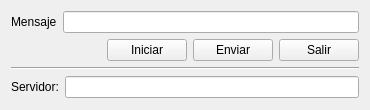
<?xml version="1.0" encoding="UTF-8"?>
<ui version="4.0">
 <class>Widget</class>
 <widget class="QWidget" name="Widget">
  <property name="geometry">
   <rect>
    <x>0</x>
    <y>0</y>
    <width>370</width>
    <height>110</height>
   </rect>
  </property>
  <property name="windowTitle">
   <string>Widget</string>
  </property>
  <layout class="QGridLayout" name="gridLayout">
   <item row="0" column="0">
    <layout class="QHBoxLayout" name="horizontalLayout_2">
     <item>
      <widget class="QLabel" name="label">
       <property name="text">
        <string>Mensaje</string>
       </property>
      </widget>
     </item>
     <item>
      <widget class="QLineEdit" name="msj_lineEdit"/>
     </item>
    </layout>
   </item>
   <item row="1" column="0">
    <layout class="QHBoxLayout" name="horizontalLayout">
     <item>
      <spacer name="horizontalSpacer">
       <property name="orientation">
        <enum>Qt::Horizontal</enum>
       </property>
       <property name="sizeHint" stdset="0">
        <size>
         <width>40</width>
         <height>20</height>
        </size>
       </property>
      </spacer>
     </item>
     <item>
      <widget class="QPushButton" name="iniciar_pushButton">
       <property name="text">
        <string>Iniciar</string>
       </property>
      </widget>
     </item>
     <item>
      <widget class="QPushButton" name="enviar_pushButton">
       <property name="text">
        <string>Enviar</string>
       </property>
      </widget>
     </item>
     <item>
      <widget class="QPushButton" name="salir_pushButton">
       <property name="text">
        <string>Salir</string>
       </property>
      </widget>
     </item>
    </layout>
   </item>
   <item row="2" column="0">
    <widget class="Line" name="line">
     <property name="orientation">
      <enum>Qt::Horizontal</enum>
     </property>
    </widget>
   </item>
   <item row="3" column="0">
    <layout class="QHBoxLayout" name="horizontalLayout_3">
     <item>
      <widget class="QLabel" name="label_2">
       <property name="text">
        <string>Servidor:</string>
       </property>
      </widget>
     </item>
     <item>
      <widget class="QLineEdit" name="servidor_lineEdit"/>
     </item>
    </layout>
   </item>
  </layout>
 </widget>
 <layoutdefault spacing="6" margin="11"/>
 <resources/>
 <connections/>
</ui>
